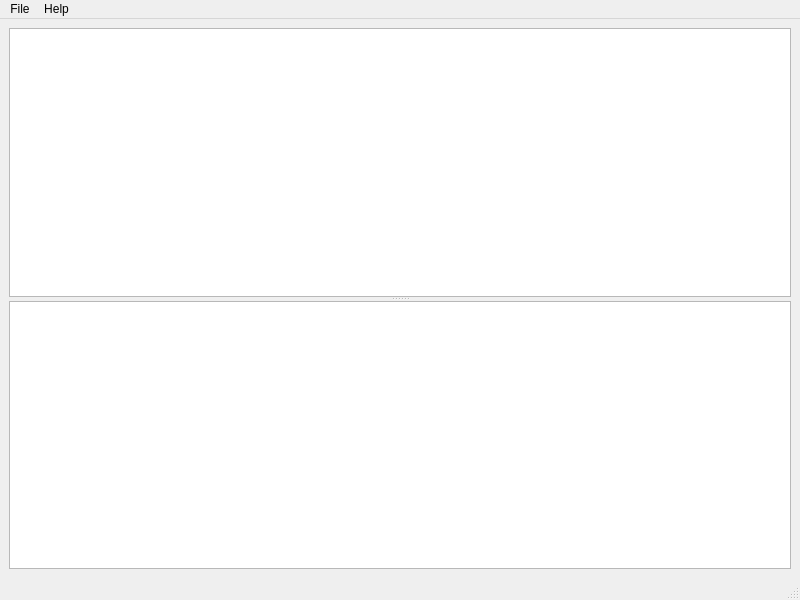
<?xml version="1.0" encoding="UTF-8"?>
<ui version="4.0">
 <class>MainWindow</class>
 <widget class="QMainWindow" name="MainWindow">
  <property name="geometry">
   <rect>
    <x>0</x>
    <y>0</y>
    <width>800</width>
    <height>600</height>
   </rect>
  </property>
  <property name="windowTitle">
   <string>MainWindow</string>
  </property>
  <widget class="QWidget" name="centralwidget">
   <layout class="QGridLayout" name="gridLayout">
    <item row="0" column="0">
     <widget class="QSplitter" name="splitter">
      <property name="orientation">
       <enum>Qt::Vertical</enum>
      </property>
      <widget class="QTextEdit" name="program"/>
      <widget class="QTextEdit" name="output">
       <property name="readOnly">
        <bool>true</bool>
       </property>
      </widget>
     </widget>
    </item>
   </layout>
  </widget>
  <widget class="QMenuBar" name="menubar">
   <property name="geometry">
    <rect>
     <x>0</x>
     <y>0</y>
     <width>800</width>
     <height>21</height>
    </rect>
   </property>
   <widget class="QMenu" name="menuFile">
    <property name="title">
     <string>File</string>
    </property>
    <addaction name="separator"/>
    <addaction name="actionNewProyect"/>
    <addaction name="actionOpenProyect"/>
    <addaction name="separator"/>
    <addaction name="actionSave"/>
    <addaction name="actionComplile"/>
   </widget>
   <widget class="QMenu" name="menuHelp">
    <property name="title">
     <string>Help</string>
    </property>
    <addaction name="actionHelp"/>
   </widget>
   <addaction name="menuFile"/>
   <addaction name="menuHelp"/>
  </widget>
  <widget class="QStatusBar" name="statusbar"/>
  <action name="actionOpenProyect">
   <property name="text">
    <string>Open project</string>
   </property>
  </action>
  <action name="actionSave">
   <property name="text">
    <string>Save</string>
   </property>
  </action>
  <action name="actionNewProyect">
   <property name="text">
    <string>New project</string>
   </property>
  </action>
  <action name="actionHelp">
   <property name="text">
    <string>Documentation</string>
   </property>
  </action>
  <action name="actionComplile">
   <property name="text">
    <string>Complile</string>
   </property>
  </action>
 </widget>
 <resources/>
 <connections/>
</ui>
